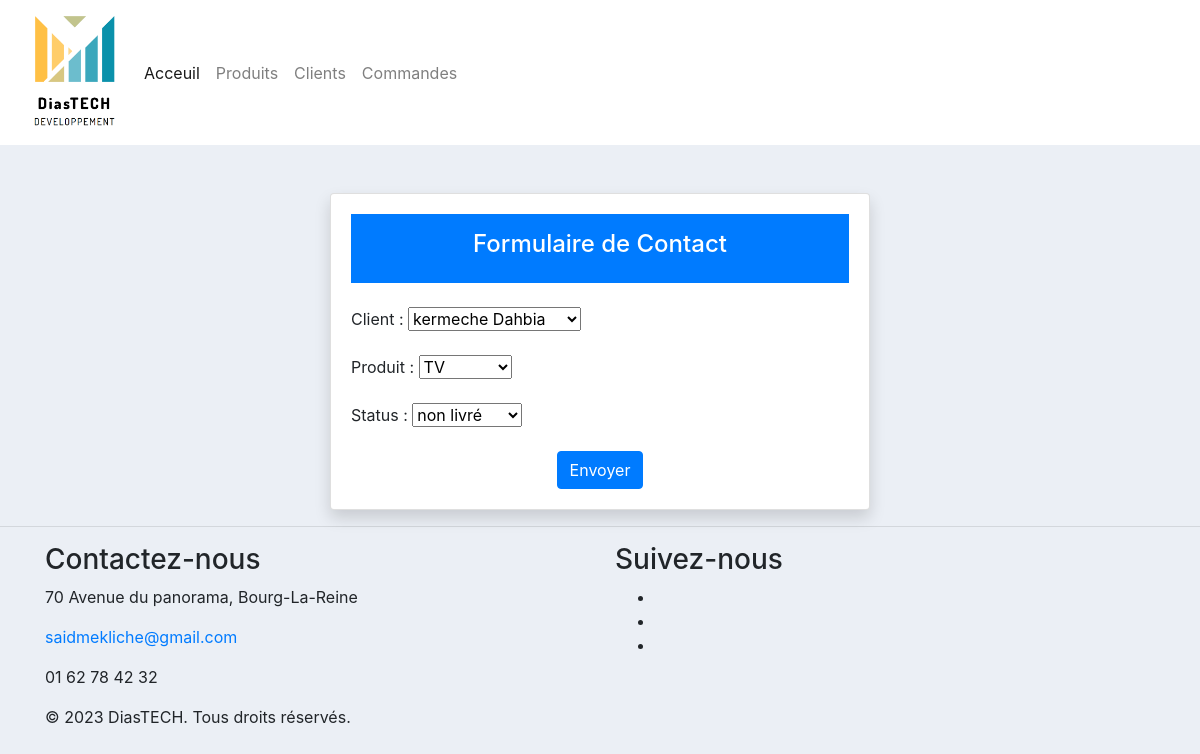
/commande/modifier_commande/6, run on the app's committed database.
### commande/models.py (models this page shows)
class Commande(models.Model):
    STATUS = (
        ('en_instance', 'En instance'),
        ('non livré', 'non livré'),
        ('livré', 'livré')
    )
    client = models.ForeignKey(Client, null= True, on_delete=models.SET_NULL)
    produit = models.ForeignKey(Produit, null= True, on_delete=models.SET_NULL)
    status = models.CharField(max_length=200, choices=STATUS)
    date_creation = models.DateTimeField(auto_now_add=True)

### commande/views.py (the view)
# urls.py: path('modifier_commande/<str:pk>', views.modifier_commande, name='modifier_commande'),
def modifier_commande(request,pk):
    commande=Commande.objects.get(id=pk)
    form=CommandeForm(instance=commande)
    if request.method=='POST':
        form= CommandeForm(request.POST,instance=commande)
        if form.is_valid():
            form.save()
            return redirect('/')
    context={'form':form}
    return render(request,'commande/ajouter_commande.html',context)

### commande/forms.py
class CommandeForm(ModelForm):
    class Meta:
        model=Commande
        fields='__all__'

### client/models.py (called while the page is built)
    def __str__(self):
        return self.nom

### produit/models.py (called while the page is built)
    def __str__(self):
        return self.nom

### templates/commande/ajouter_commande.html (shortened to what this page needs)
{% extends 'main.html' %}
{% block contenu %}
<div class="container mt-5">
    <div class="row justify-content-center">
        <div class="col-md-6">
            <div class="card shadow">
                <div class="card-body">
                    <div class="text-center p-3 mb-4" style="background-color: #007bff; color: #fff;">
                        <h2 style="font-size: 24px;">Formulaire de Contact</h2>
                    </div>
                    <form action="" method="POST">
                        {{ form.as_p }}
                        <div class="text-center">
                            <button type="submit" class="btn btn-primary">Envoyer</button>
                        </div>
                    </form>
                </div>
            </div>
        </div>
    </div>
</div>
{% endblock %}

### static/css/main.css (style rules this page uses)
body { background-color: #ebeff5; }

### data on the page
Commande: client "kermeche Dahbia", produit "TV", status "non livré"
